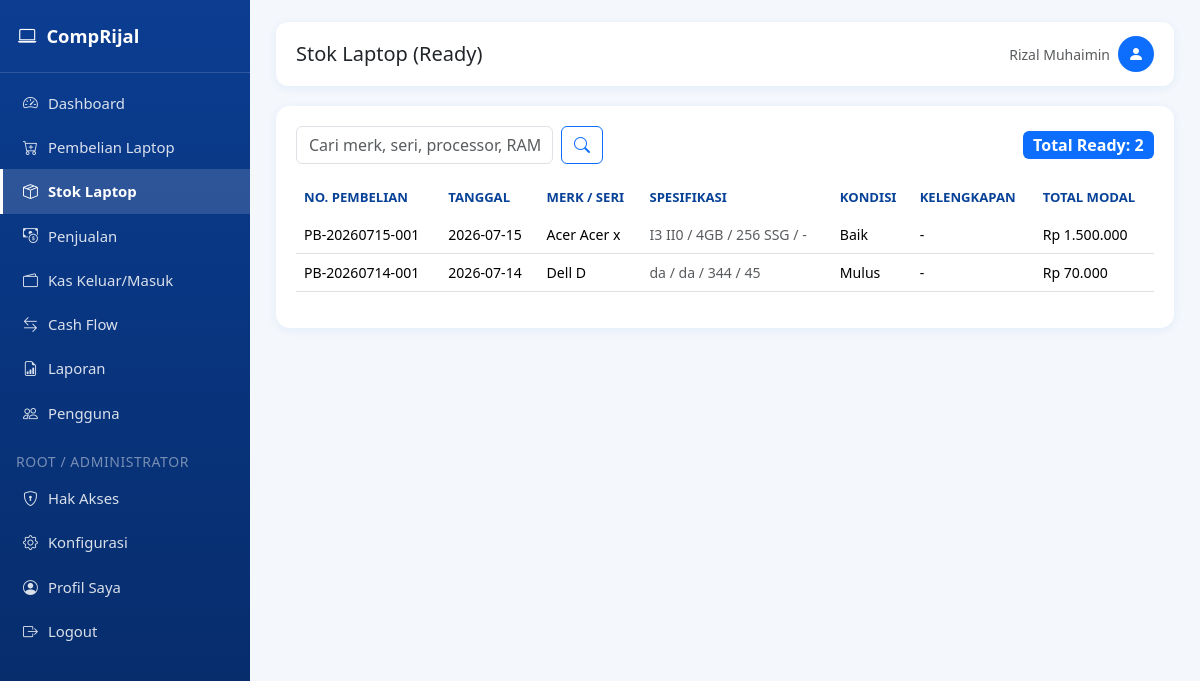
Page /stok (signed in) on the earlier database version.
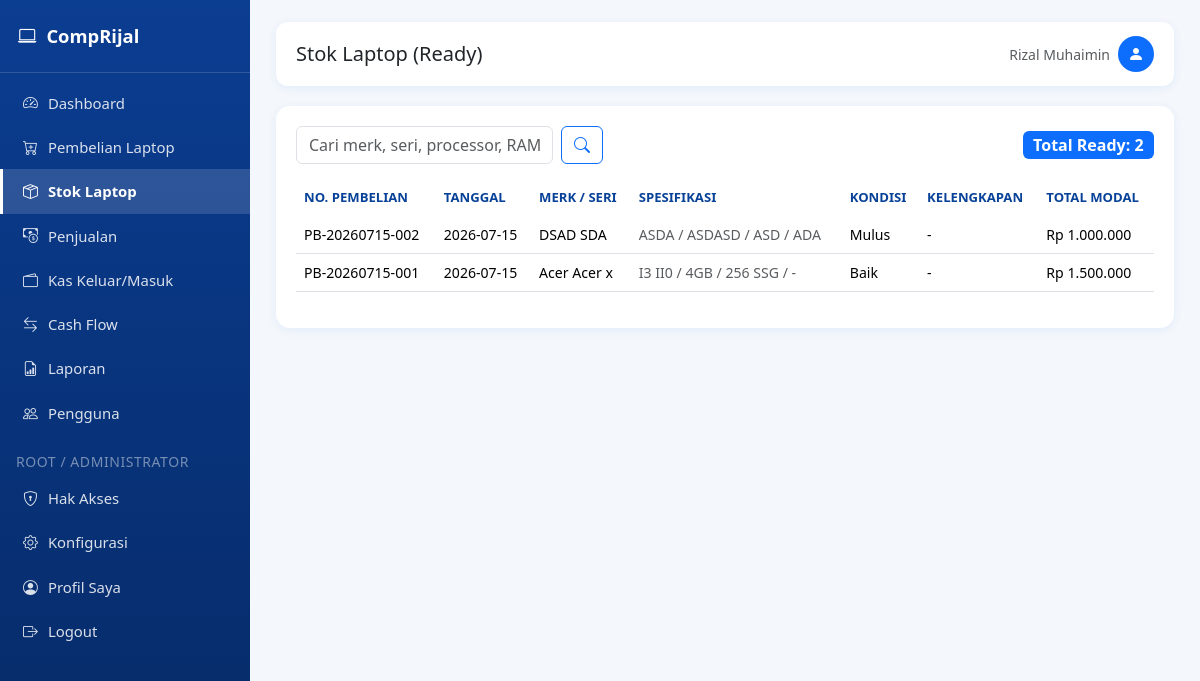
Same page on the later database version.
### tables this page shows
CREATE TABLE laptop (
            id INTEGER PRIMARY KEY AUTOINCREMENT,
            nomor_pembelian TEXT UNIQUE NOT NULL,
            tanggal TEXT NOT NULL,
            merk TEXT,
            seri TEXT,
            processor TEXT,
            ram TEXT,
            storage TEXT,
            vga TEXT,
            warna TEXT,
            kondisi TEXT,
            kelengkapan TEXT,
            charger TEXT,
            tas TEXT,
            garansi TEXT,
            imei TEXT,
            harga_beli REAL DEFAULT 0,
            biaya_servis REAL DEFAULT 0,
            biaya_upgrade REAL DEFAULT 0,
            biaya_lain REAL DEFAULT 0,
            total_modal REAL DEFAULT 0,
            supplier TEXT,
            no_hp TEXT,
            catatan TEXT,
            status TEXT DEFAULT 'Ready',
            created_at TEXT DEFAULT CURRENT_TIMESTAMP
        );

### app.py (the view)
@app.route("/stok")
@page_required("stok")
def stok_list():
    q = request.args.get("q", "").strip()
    conn = get_db_connection()
    base = "SELECT * FROM laptop WHERE status='Ready'"
    params = []
    if q:
        like = f"%{q}%"
        base += """ AND (merk LIKE ? OR seri LIKE ? OR processor LIKE ? OR ram LIKE ?
                   OR storage LIKE ? OR imei LIKE ?)"""
        params = [like, like, like, like, like, like]
    base += " ORDER BY id DESC"
    rows = conn.execute(base, params).fetchall()
    conn.close()
    return render_template("stok_list.html", rows=rows, q=q)

### app.py (called while the page is built)
def page_required(page_key):
    def wrapper(f):
        @wraps(f)
        def decorated(*args, **kwargs):
            if "user_id" not in session:
                flash("Silakan login terlebih dahulu.", "warning")
                return redirect(url_for("login"))
            if not has_page_access(session["user_id"], session.get("role"), page_key):
                flash("Anda tidak memiliki hak akses ke halaman ini. Hubungi administrator.", "danger")
                return redirect(url_for("dashboard"))
            return f(*args, **kwargs)
        return decorated
    return wrapper

def can_access_page(page_key: str) -> bool:
    if "user_id" not in session:
        return False
    if page_key in {"konfigurasi", "hak_akses"}:
        return session.get("role") in ("root", "administrator")
    return has_page_access(session["user_id"], session.get("role"), page_key)

@app.context_processor
def inject_globals():
    return {
        "rp": reports.rp,
        "current_year": datetime.now().year,
        "now_date": datetime.now().strftime("%Y-%m-%d"),
        "app_settings": get_all_settings(),
        "can_access_page": can_access_page,
    }

### templates/stok_list.html (shortened to what this page needs)
{% extends "base.html" %}
{% block page_title %}Stok Laptop (Ready){% endblock %}
{% block content %}
<div class="card-panel">
    <div class="d-flex flex-wrap justify-content-between align-items-center gap-2 mb-3">
        <form class="d-flex gap-2" method="GET">
            <input type="text" class="form-control" name="q" value="{{ q }}" placeholder="Cari merk, seri, processor, RAM, storage, IMEI...">
            <button class="btn btn-outline-primary"><i class="bi bi-search"></i></button>
        </form>
        <span class="badge bg-primary fs-6">Total Ready: {{ rows|length }}</span>
    </div>
    <div class="table-responsive">
        <table class="table table-hover align-middle">
            <thead>
                <tr>
                    <th>No. Pembelian</th>
                    <th>Tanggal</th>
                    <th>Merk / Seri</th>
                    <th>Spesifikasi</th>
                    <th>Kondisi</th>
                    <th>Kelengkapan</th>
                    <th>Total Modal</th>
                </tr>
            </thead>
            <tbody>
                {% for r in rows %}
                <tr>
                    <td>{{ r.nomor_pembelian }}</td>
                    <td>{{ r.tanggal }}</td>
                    <td>{{ r.merk }} {{ r.seri }}</td>
                    <td class="small text-muted">{{ r.processor }} / {{ r.ram }} / {{ r.storage }} / {{ r.vga or '-' }}</td>
                    <td>{{ r.kondisi or '-' }}</td>
                    <td class="small">{{ r.kelengkapan or '-' }}</td>
                    <td>{{ rp(r.total_modal) }}</td>
                </tr>
                {% else %}
                <tr><td colspan="7" class="text-center text-muted py-4">Tidak ada stok laptop tersedia.</td></tr>
                {% endfor %}
            </tbody>
        </table>
    </div>
</div>
{% endblock %}

Differences in the rows shown:
no longer on this page (row edited): laptop: nomor_pembelian "PB-20260714-001", tanggal "2026-07-14", merk "Dell", seri "D", processor "da", ram "da", storage "344", vga "45", kondisi "Mulus", kelengkapan "-", total_modal "Rp 70.000"
added laptop: nomor_pembelian "PB-20260715-002", tanggal "2026-07-15", merk "DSAD", seri "SDA", processor "ASDA", ram "ASDASD", storage "ASD", vga "ADA", kondisi "Mulus", kelengkapan "-", total_modal "Rp 1.000.000"
